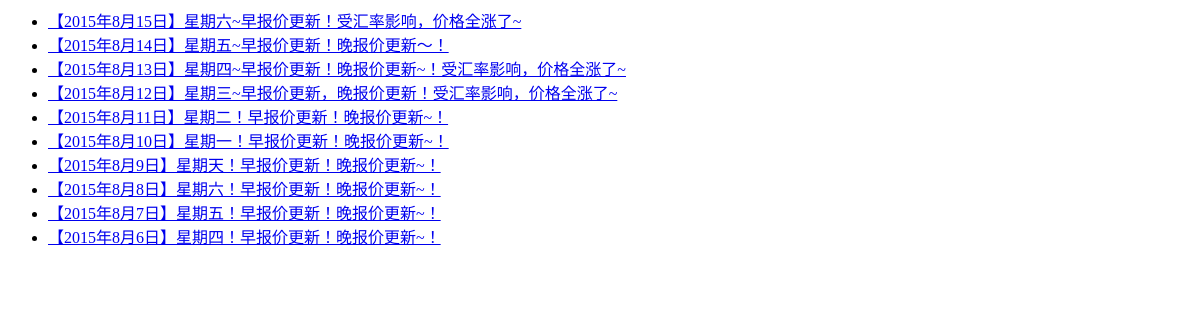
The app's page /quote/, older data.
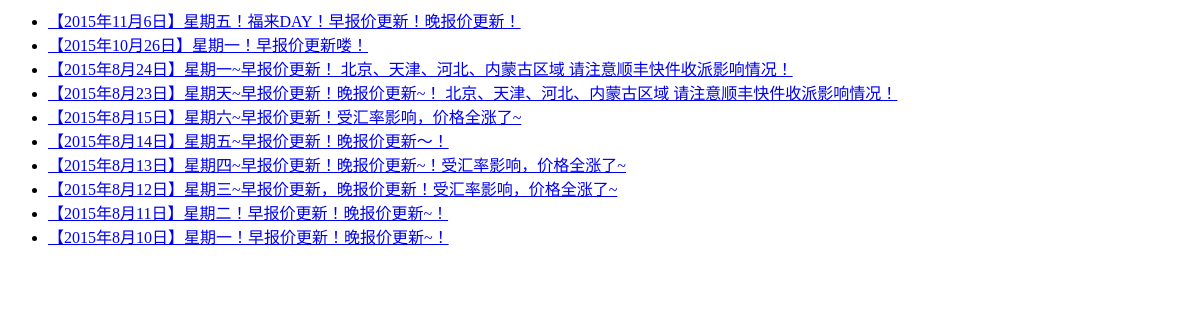
The same page, newer data.
### quote/models.py (models this page shows, shortened)
class Quote(models.Model):
    title = models.CharField(max_length=100)
    pub_date = models.DateField('date published')

### quote/views.py (the view)
def index(request):
    latest_quotes_list = Quote.objects.order_by('-pub_date')[:10]
    context = {'latest_quotes_list': latest_quotes_list}
    return render(request, 'quote/index.html', context)

### quote/templates/quote/index.html
{% if latest_quotes_list %}
    <ul>
    {% for quote in latest_quotes_list %}
        <li><a href="/quote/{{ quote.id }}/">{{ quote.title }}</a></li>
    {% endfor %}
    </ul>
{% else %}
    <p>No quotes are available.</p>
{% endif %}

Row changes from the older to the newer data that the page shows:
no longer on this page (row unchanged): Quote: title "【2015年8月9日】星期天！早报价更新！晚报价更新~！"
no longer on this page (row unchanged): Quote: title "【2015年8月8日】星期六！早报价更新！晚报价更新~！"
no longer on this page (row unchanged): Quote: title "【2015年8月7日】星期五！早报价更新！晚报价更新~！"
no longer on this page (row unchanged): Quote: title "【2015年8月6日】星期四！早报价更新！晚报价更新~！"
added Quote: title "【2015年11月6日】星期五！福来DAY！早报价更新！晚报价更新！"
added Quote: title "【2015年10月26日】星期一！早报价更新喽！"
added Quote: title "【2015年8月24日】星期一~早报价更新！ 北京、天津、河北、内蒙古区域 请注意顺丰快件收派影响情况！"
added Quote: title "【2015年8月23日】星期天~早报价更新！晚报价更新~！ 北京、天津、河北、内蒙古区域 请注意顺丰快件收派影响情况！"
